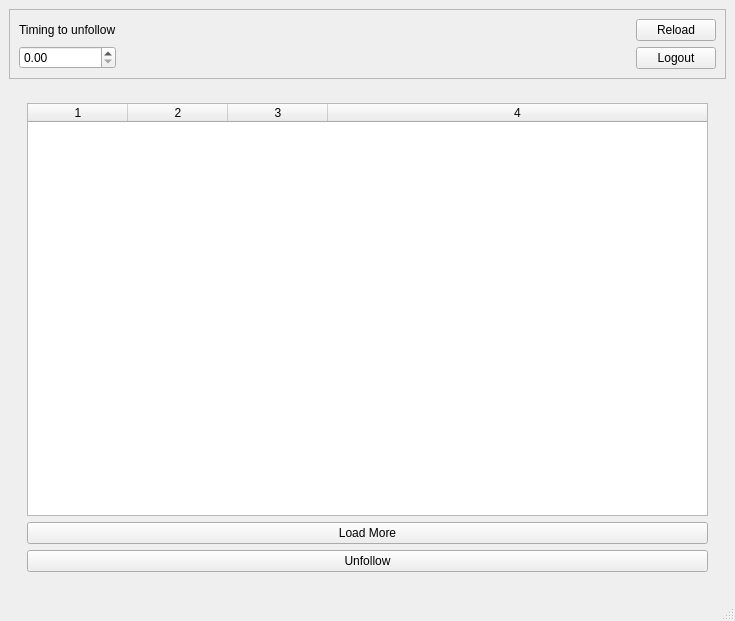
<?xml version="1.0" encoding="UTF-8"?>
<ui version="4.0">
 <class>MainWindow</class>
 <widget class="QMainWindow" name="MainWindow">
  <property name="geometry">
   <rect>
    <x>0</x>
    <y>0</y>
    <width>735</width>
    <height>621</height>
   </rect>
  </property>
  <property name="windowTitle">
   <string>Unfollower</string>
  </property>
  <widget class="QWidget" name="centralwidget">
   <layout class="QGridLayout" name="gridLayout_2">
    <item row="1" column="0">
     <widget class="QFrame" name="unfollower_Frame">
      <property name="styleSheet">
       <string notr="true">#unfollower_Frame{
	border: none;
}</string>
      </property>
      <property name="frameShape">
       <enum>QFrame::StyledPanel</enum>
      </property>
      <property name="frameShadow">
       <enum>QFrame::Raised</enum>
      </property>
      <layout class="QVBoxLayout" name="verticalLayout_2">
       <item>
        <widget class="QScrollArea" name="scrollArea">
         <property name="minimumSize">
          <size>
           <width>600</width>
           <height>400</height>
          </size>
         </property>
         <property name="styleSheet">
          <string notr="true">#scrollArea{
	border:none;
}</string>
         </property>
         <property name="widgetResizable">
          <bool>true</bool>
         </property>
         <widget class="QWidget" name="scrollAreaContents">
          <property name="geometry">
           <rect>
            <x>0</x>
            <y>0</y>
            <width>687</width>
            <height>420</height>
           </rect>
          </property>
          <layout class="QGridLayout" name="gridLayout_3">
           <item row="1" column="0">
            <widget class="QPushButton" name="loadMoreBtn">
             <property name="cursor">
              <cursorShape>PointingHandCursor</cursorShape>
             </property>
             <property name="text">
              <string>Load More</string>
             </property>
            </widget>
           </item>
           <item row="0" column="0">
            <layout class="QVBoxLayout" name="scrollAreaContainer">
             <item>
              <widget class="QTableWidget" name="tableFollower">
               <property name="palette">
                <palette>
                 <active>
                  <colorrole role="Highlight">
                   <brush brushstyle="SolidPattern">
                    <color alpha="0">
                     <red>0</red>
                     <green>255</green>
                     <blue>155</blue>
                    </color>
                   </brush>
                  </colorrole>
                 </active>
                 <inactive>
                  <colorrole role="Highlight">
                   <brush brushstyle="SolidPattern">
                    <color alpha="0">
                     <red>0</red>
                     <green>255</green>
                     <blue>155</blue>
                    </color>
                   </brush>
                  </colorrole>
                 </inactive>
                 <disabled>
                  <colorrole role="Highlight">
                   <brush brushstyle="SolidPattern">
                    <color alpha="255">
                     <red>212</red>
                     <green>212</green>
                     <blue>212</blue>
                    </color>
                   </brush>
                  </colorrole>
                 </disabled>
                </palette>
               </property>
               <property name="verticalScrollBarPolicy">
                <enum>Qt::ScrollBarAsNeeded</enum>
               </property>
               <property name="columnCount">
                <number>4</number>
               </property>
               <attribute name="horizontalHeaderStretchLastSection">
                <bool>true</bool>
               </attribute>
               <attribute name="verticalHeaderDefaultSectionSize">
                <number>70</number>
               </attribute>
               <attribute name="verticalHeaderMinimumSectionSize">
                <number>70</number>
               </attribute>
               <attribute name="verticalHeaderStretchLastSection">
                <bool>false</bool>
               </attribute>
               <column/>
               <column/>
               <column/>
               <column/>
              </widget>
             </item>
            </layout>
           </item>
           <item row="2" column="0">
            <widget class="QPushButton" name="unfollowBtn">
             <property name="cursor">
              <cursorShape>PointingHandCursor</cursorShape>
             </property>
             <property name="styleSheet">
              <string notr="true">unfollowBtn:focus{
	background-color: red!important;
}</string>
             </property>
             <property name="text">
              <string>Unfollow</string>
             </property>
             <property name="autoDefault">
              <bool>false</bool>
             </property>
             <property name="default">
              <bool>false</bool>
             </property>
             <property name="flat">
              <bool>false</bool>
             </property>
            </widget>
           </item>
          </layout>
         </widget>
        </widget>
       </item>
      </layout>
     </widget>
    </item>
    <item row="0" column="0">
     <widget class="QFrame" name="frame">
      <property name="frameShape">
       <enum>QFrame::StyledPanel</enum>
      </property>
      <property name="frameShadow">
       <enum>QFrame::Raised</enum>
      </property>
      <layout class="QGridLayout" name="gridLayout">
       <item row="0" column="0">
        <layout class="QHBoxLayout" name="horizontalLayout">
         <item>
          <layout class="QVBoxLayout" name="verticalLayout_3">
           <property name="sizeConstraint">
            <enum>QLayout::SetDefaultConstraint</enum>
           </property>
           <item>
            <widget class="QLabel" name="label">
             <property name="minimumSize">
              <size>
               <width>0</width>
               <height>0</height>
              </size>
             </property>
             <property name="maximumSize">
              <size>
               <width>16777215</width>
               <height>16777215</height>
              </size>
             </property>
             <property name="text">
              <string>Timing to unfollow</string>
             </property>
            </widget>
           </item>
           <item>
            <widget class="QDoubleSpinBox" name="doubleSpinBox">
             <property name="minimumSize">
              <size>
               <width>0</width>
               <height>0</height>
              </size>
             </property>
             <property name="maximumSize">
              <size>
               <width>16777215</width>
               <height>16777215</height>
              </size>
             </property>
            </widget>
           </item>
          </layout>
         </item>
         <item>
          <spacer name="horizontalSpacer">
           <property name="orientation">
            <enum>Qt::Horizontal</enum>
           </property>
           <property name="sizeHint" stdset="0">
            <size>
             <width>40</width>
             <height>20</height>
            </size>
           </property>
          </spacer>
         </item>
         <item>
          <layout class="QVBoxLayout" name="verticalLayout">
           <item>
            <widget class="QPushButton" name="reloadBtn">
             <property name="cursor">
              <cursorShape>PointingHandCursor</cursorShape>
             </property>
             <property name="text">
              <string>Reload</string>
             </property>
            </widget>
           </item>
           <item>
            <widget class="QPushButton" name="logoutBtn">
             <property name="cursor">
              <cursorShape>PointingHandCursor</cursorShape>
             </property>
             <property name="text">
              <string>Logout</string>
             </property>
            </widget>
           </item>
          </layout>
         </item>
        </layout>
       </item>
      </layout>
     </widget>
    </item>
   </layout>
  </widget>
  <widget class="QMenuBar" name="menubar">
   <property name="geometry">
    <rect>
     <x>0</x>
     <y>0</y>
     <width>735</width>
     <height>22</height>
    </rect>
   </property>
  </widget>
  <widget class="QStatusBar" name="statusbar"/>
 </widget>
 <resources/>
 <connections/>
</ui>
